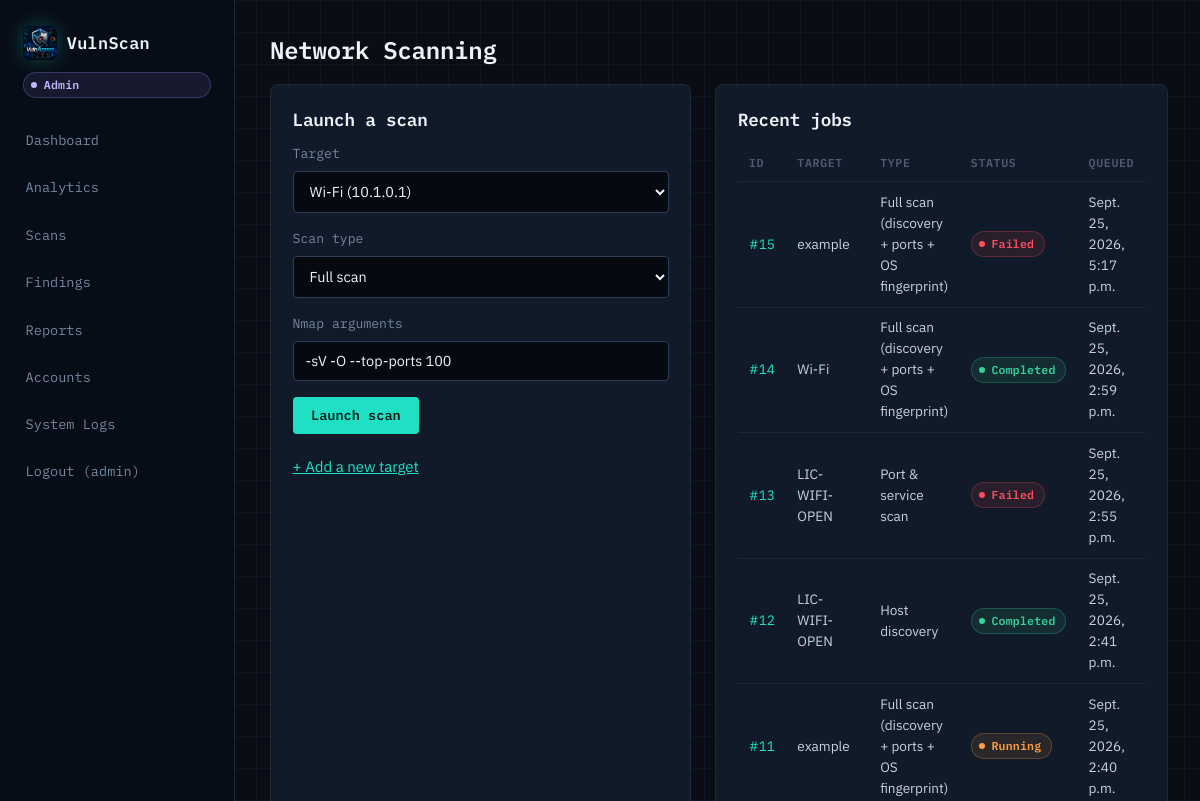
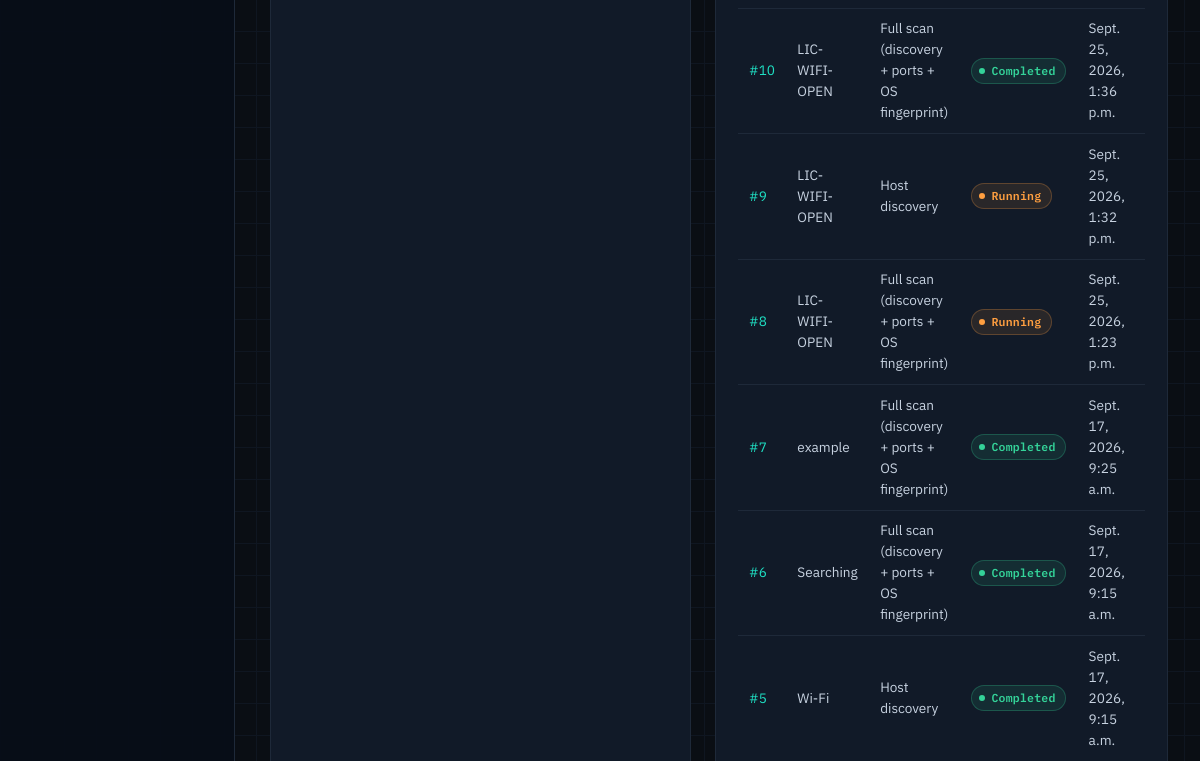
Page /scanning/ (signed in, upper part) on the earlier database version (2 pictures, top to bottom).
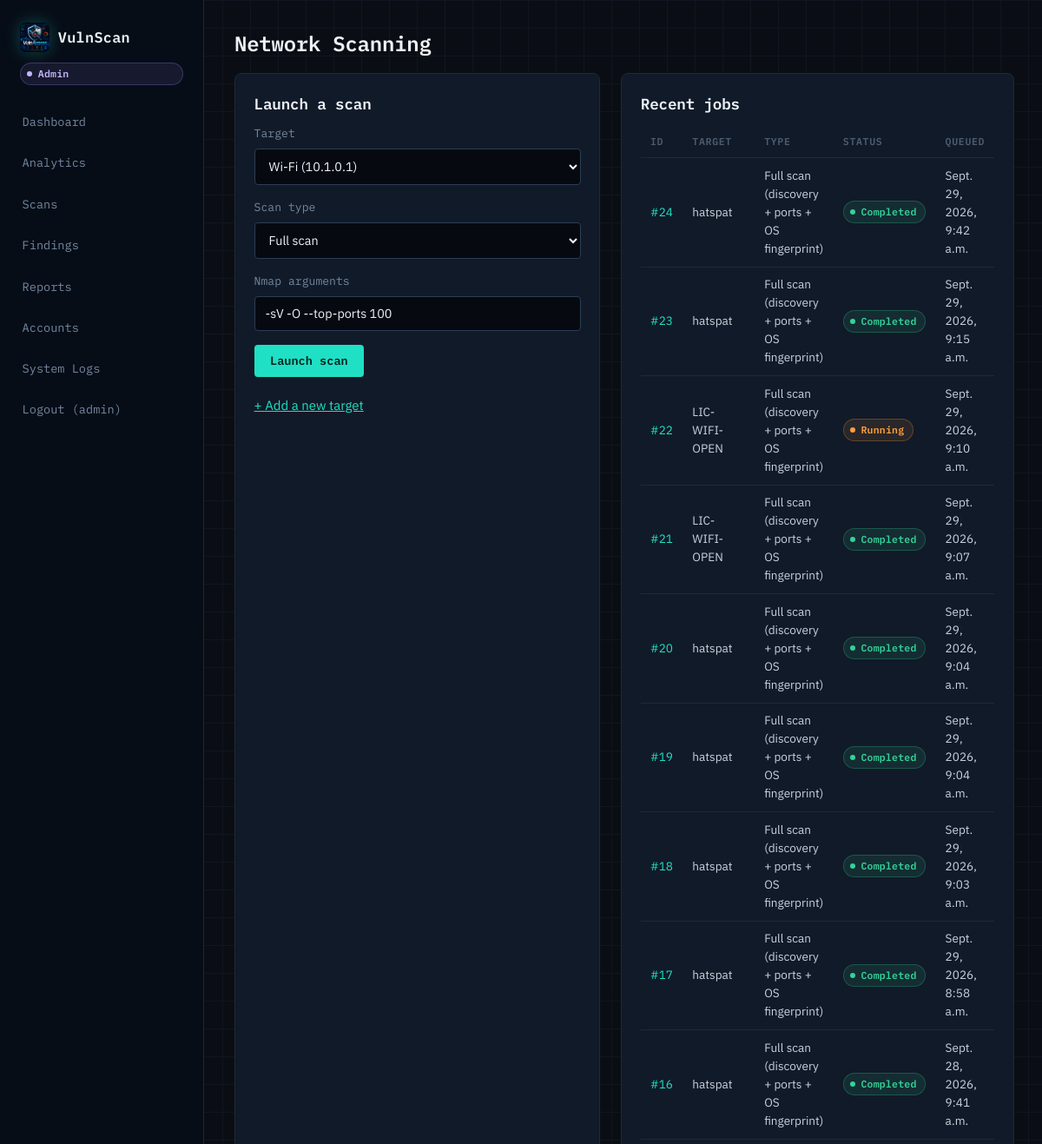
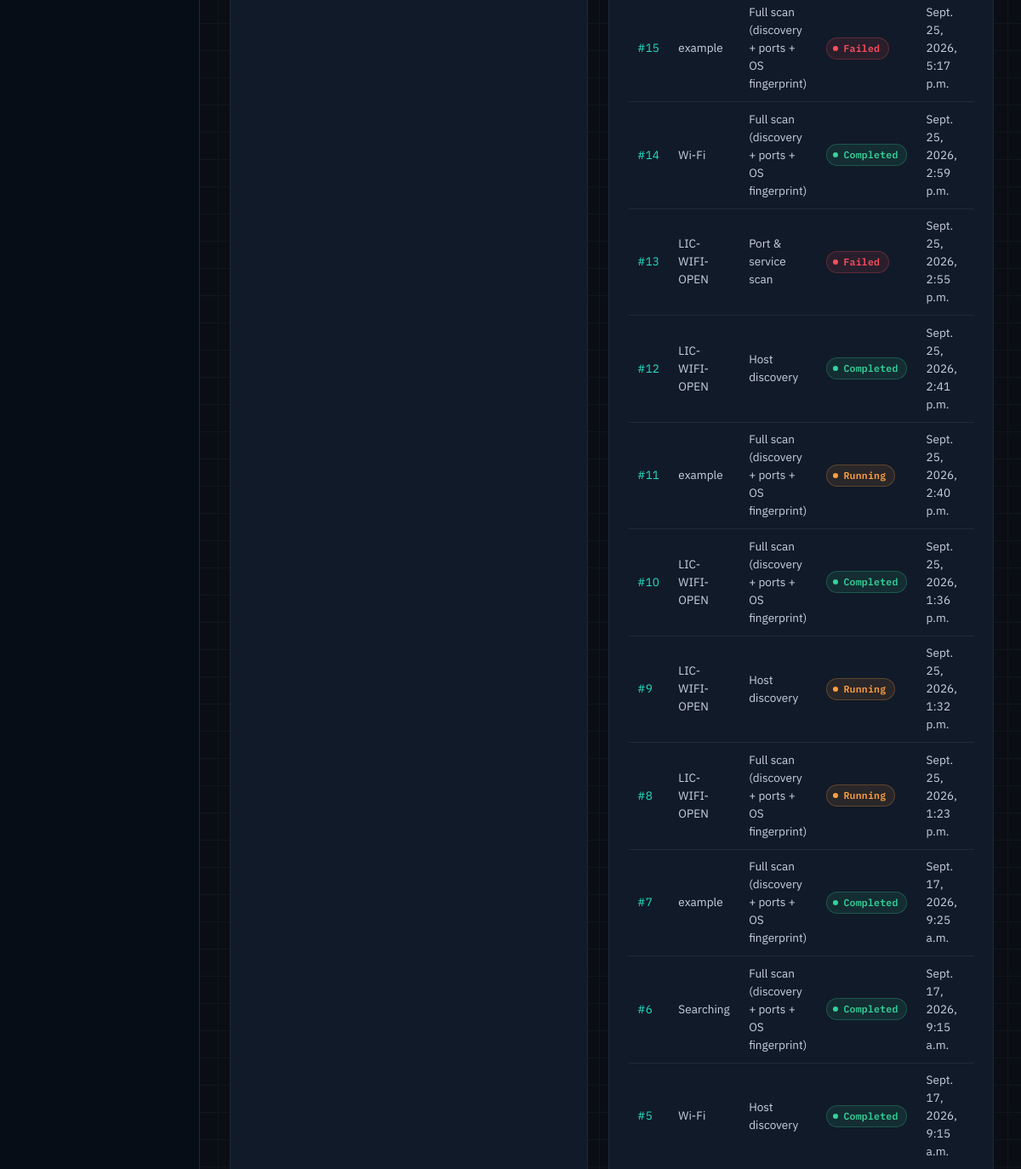
Same page on the later database version (2 pictures, top to bottom).
### scanning/models.py (models this page shows, shortened)
class ScanJob(models.Model):
    class ScanType(models.TextChoices):
        DISCOVERY = "DISCOVERY", "Host discovery"
        PORT_SCAN = "PORT_SCAN", "Port & service scan"
        FULL = "FULL", "Full scan (discovery + ports + OS fingerprint)"
    class Status(models.TextChoices):
        QUEUED = "QUEUED", "Queued"
        RUNNING = "RUNNING", "Running"
        COMPLETED = "COMPLETED", "Completed"
        FAILED = "FAILED", "Failed"
        CANCELLED = "CANCELLED", "Cancelled"
    target = models.ForeignKey(Target, on_delete=models.CASCADE, related_name="jobs")
    initiated_by = models.ForeignKey(settings.AUTH_USER_MODEL, on_delete=models.CASCADE, related_name="scan_jobs")
    scan_type = models.CharField(max_length=16, choices=ScanType.choices, default=ScanType.FULL)
    status = models.CharField(max_length=16, choices=Status.choices, default=Status.QUEUED)
    nmap_arguments = models.CharField(max_length=255, default="-sV -O --top-ports 100")
    queued_at = models.DateTimeField(auto_now_add=True)
    started_at = models.DateTimeField(null=True, blank=True)
    finished_at = models.DateTimeField(null=True, blank=True)
    error_message = models.TextField(blank=True)
    scan_progress = models.PositiveSmallIntegerField(default=0)
    attacker_risk_score = models.PositiveSmallIntegerField(default=0)
    attacker_risk_label = models.CharField(max_length=16, default="LOW")
    attacker_risk_reasons = models.JSONField(default=list, blank=True)
    class Meta:
        ordering = ["-queued_at"]

class Target(models.Model):
    label = models.CharField(max_length=255)
    ip_or_cidr = models.CharField(
        max_length=255,
        verbose_name="IP or CIDR",
        help_text="e.g. 10.0.0.15 or 10.0.0.0/24",
    )
    owner = models.ForeignKey(settings.AUTH_USER_MODEL, on_delete=models.CASCADE, related_name="targets")
    is_active = models.BooleanField(default=True)
    created_at = models.DateTimeField(auto_now_add=True)

### scanning/views.py (the view)
# urls.py: path("", views.job_list, name="job_list"),
@role_required("ADMIN", "ANALYST")
def job_list(request):
    jobs = ScanJob.objects.select_related("target", "initiated_by").all()[:200]
    targets = Target.objects.filter(is_active=True)
    return render(request, "scanning/job_list.html", {"jobs": jobs, "targets": targets})

### accounts/models.py (called while the page is built)
    @property
    def is_admin_role(self):
        return self.role == Role.ADMIN or self.is_superuser

    @property
    def is_analyst_role(self):
        return self.role in (Role.ADMIN, Role.ANALYST) or self.is_superuser

    def can_manage_accounts(self):
        return self.is_admin_role

    def can_run_scans(self):
        return self.is_analyst_role

    def can_analyze_vulnerabilities(self):
        return self.is_analyst_role

### scanning/templates/scanning/job_list.html (shortened to what this page needs)
{% extends "base.html" %}
{% block content %}
<h1>Network Scanning</h1>
<div class="two-col">
    <div class="card">
        <h2>Launch a scan</h2>
        <form method="post" action="{% url 'scanning:launch_scan' %}">
            <label>Target
                <select name="target" required>
                    {% for t in targets %}
                        <option value="{{ t.id }}">{{ t.label }} ({{ t.ip_or_cidr }})</option>
                    {% endfor %}
                </select>
            </label>
            <label>Scan type
                <select name="scan_type" id="scan_type_select" onchange="updateNmapArgs()">
                    <option value="FULL" selected>Full scan</option>
                </select>
            </label>
            <label>Nmap arguments
                <input type="text" name="nmap_arguments" id="nmap_args_input" value="-sV -O --top-ports 100">
            </label>
            <button type="submit" class="btn-primary">Launch scan</button>
        </form>
        <p><a href="{% url 'scanning:add_target' %}">+ Add a new target</a></p>
    </div>
    <div class="card">
        <h2>Recent jobs</h2>
        <table class="data-table">
            <thead><tr><th>ID</th><th>Target</th><th>Type</th><th>Status</th><th>Queued</th></tr></thead>
            <tbody>
            {% for job in jobs %}
                <tr>
                    <td><a href="{% url 'scanning:job_detail' job.id %}">#{{ job.id }}</a></td>
                    <td>{{ job.target.label }}</td>
                    <td>{{ job.get_scan_type_display }}</td>
                    <td><span class="status-badge status-{{ job.status|lower }}">{{ job.get_status_display }}</span></td>
                    <td>{{ job.queued_at }}</td>
                </tr>
            {% empty %}
                <tr><td colspan="5">No scans yet.</td></tr>
            {% endfor %}
            </tbody>
        </table>
    </div>
</div>
{% endblock %}

Differences in the rows shown:
added ScanJob: id "24", target.label "hatspat", scan_type "Full scan (discovery + ports + OS fingerprint)", status "Completed", queued_at "Sept. 29, 2026, 9:42 a.m."
added ScanJob: id "23", target.label "hatspat", scan_type "Full scan (discovery + ports + OS fingerprint)", status "Completed", queued_at "Sept. 29, 2026, 9:15 a.m."
added ScanJob: id "22", target.label "LIC-WIFI-OPEN", scan_type "Full scan (discovery + ports + OS fingerprint)", status "Running", queued_at "Sept. 29, 2026, 9:10 a.m."
added ScanJob: id "21", target.label "LIC-WIFI-OPEN", scan_type "Full scan (discovery + ports + OS fingerprint)", status "Completed", queued_at "Sept. 29, 2026, 9:07 a.m."
added ScanJob: id "20", target.label "hatspat", scan_type "Full scan (discovery + ports + OS fingerprint)", status "Completed", queued_at "Sept. 29, 2026, 9:04 a.m."
added ScanJob: id "19", target.label "hatspat", scan_type "Full scan (discovery + ports + OS fingerprint)", status "Completed", queued_at "Sept. 29, 2026, 9:04 a.m."
added ScanJob: id "18", target.label "hatspat", scan_type "Full scan (discovery + ports + OS fingerprint)", status "Completed", queued_at "Sept. 29, 2026, 9:03 a.m."
added ScanJob: id "17", target.label "hatspat", scan_type "Full scan (discovery + ports + OS fingerprint)", status "Completed", queued_at "Sept. 29, 2026, 8:58 a.m."
added ScanJob: id "16", target.label "hatspat", scan_type "Full scan (discovery + ports + OS fingerprint)", status "Completed", queued_at "Sept. 28, 2026, 9:41 a.m."
